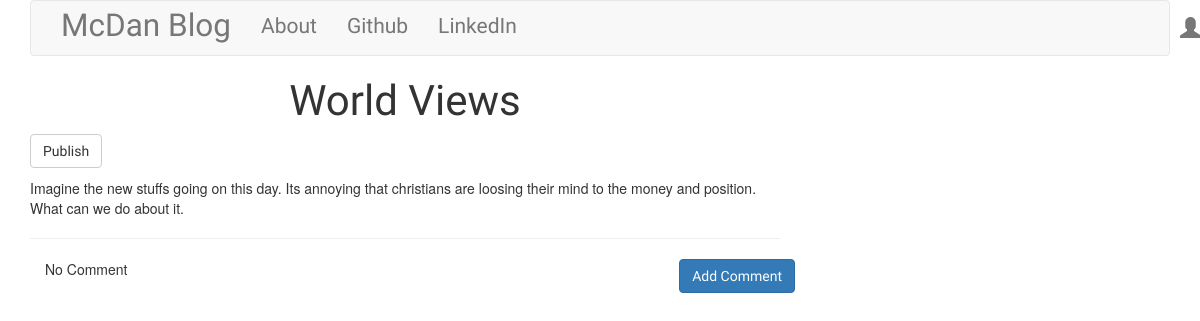
/post/1, run on the app's committed database.
### blog/models.py (models this page shows, shortened)
class Post(models.Model):
    author = models.ForeignKey('auth.User') # Link author with authporization
    title = models.CharField(max_length = 200)
    text = models.TextField()
    created_date = models.DateTimeField(auto_now=True)
    published_date = models.DateTimeField(blank=True, null=True)

### blog/views.py (the view)
# urls.py: url(r'^post/(?P<pk>\d+)$', views.PostDetailView.as_view(), name='post_detail'),
class PostDetailView(DetailView):
    model = Post

### blog/templates/blog/post_detail.html (shortened to what this page needs)
{% extends 'blog/base.html' %}
{% block body_block %}
  <h1 class="posttitle loader">{{ post.title }}</h1>
  {% if post.published_date %}
    {{ post.published_date }}
  {% else %}
    <a class="btn btn-default" href="{% url 'post_publish' pk=post.pk %}">Publish</a>
  {% endif %}
  <p class="postcontent">{{ post.text|safe|linebreaksbr }}</p>
  <hr>
  <a class="btn btn-primary btn-comment" href="{% url 'add_comment_to_post' pk=post.pk %}">Add Comment</a>
  <div class="container">
    {% for comment in post.comments.all %}
      <br>
      {% if user.is_authenticated or comment.approved_comment %}
        {{ comment.created_date }}
        {% if not comment.approved_comment %}
          <a class="btn btn-default" href="{% url 'comment_remove' pk=comment.pk %}">
            <span class="glyphicon glyphicon-remove"></span>
          </a>
          <a class="btn btn-primary" href="{% url 'comment_approve' pk=comment.pk %}">
            <span class="glyphicon glyphicon-ok"></span>
          </a>
        {% endif %}
        <p>{{ comment.text|safe|linebreaks }}</p>
        <p>Posted by: {{ comment.author }}</p>
      {% endif %}
      {% empty %}
      <p>No Comment</p>
    {% endfor %}
  </div>
{% endblock %}

### blog/static/css/blog.css (style rules this page uses)
h1 { font-family: 'Montserrat', sans-serif; }
a { font-family: 'Vidaloka', serif; }
.posttitle { font-family: 'Berkshire Swash', cursive; font-size: 3em; text-align: center; }
.postcontent { font-family: 'Gloria Hallelujah', cursive; font-size: 1.5em; }
.btn-comment { position: absolute; right: 0px; }

### data on the page
Post: title "World Views", text "Imagine the new stuffs going on this day. Its annoying that christians are loosing their mind to the money and position. What can we do about it."
